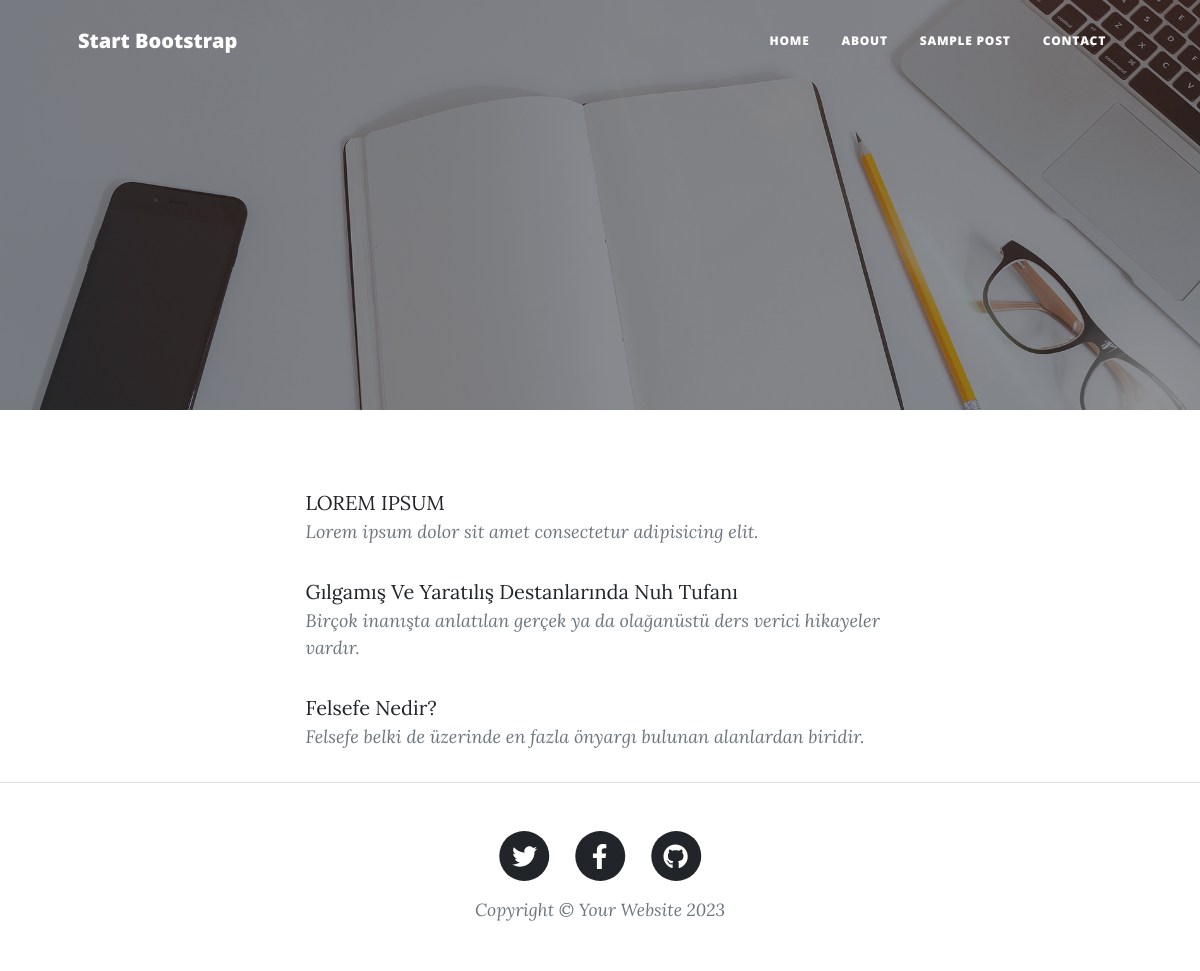
/post2, run on the app's committed database.
### tables this page shows
CREATE TABLE blogs (id INTEGER PRIMARY KEY AUTOINCREMENT, title TEXT, subtitle TEXT, content TEXT, created_on TEXT, updated_on TEXT);

### flaskblog.py (the view)
@app.route('/post2')
def post2():
    conn = sqlite3.connect('blog.db')
    db = conn.cursor()
    cur = db.execute('SELECT * FROM blogs')
    rows = cur.fetchall()
    posts_data = []
    for row in rows:
        posts_data.append({"id": row[0], "title": row[1], "content": row[2]})
    conn.close()
    return render_template('post2.html', rows=posts_data)

### templates/post2.html
{% extends "postbase.html" %}
{% block content %}
<div class="post-preview">
    {% for row in rows %}
        <a  class="post-title" href="/post/{{ row.id }}">{{ row.title }}</a>
        <p class="post-meta">{{ row.content }}</p>
    {% endfor %}
</div>
{% endblock %}

### data on the page
blogs: title "LOREM IPSUM", content "Lorem ipsum dolor sit amet consectetur adipisicing elit."
blogs: title "Gılgamış Ve Yaratılış Destanlarında Nuh Tufanı", content "Birçok inanışta anlatılan gerçek ya da olağanüstü ders verici hikayeler vardır."
blogs: title "Felsefe Nedir?", content "Felsefe belki de üzerinde en fazla önyargı bulunan alanlardan biridir."
